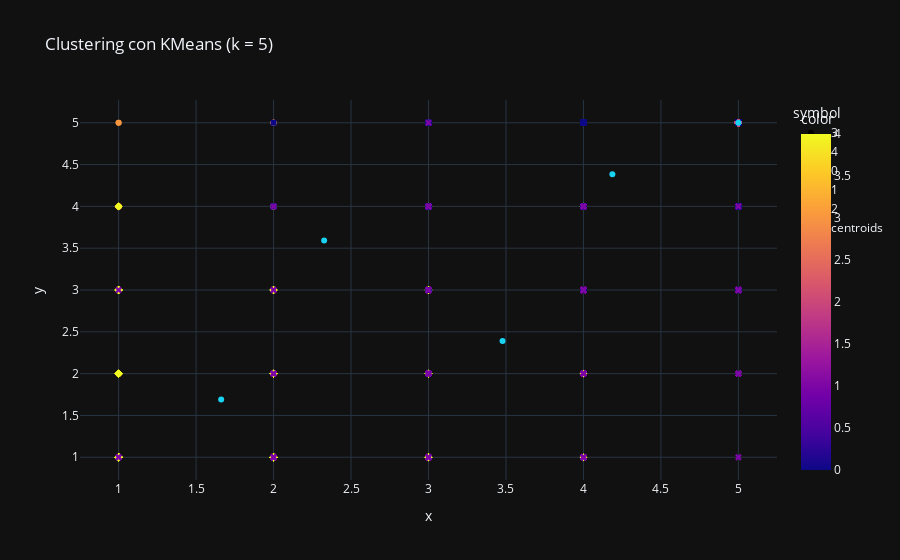

Notebook code cell kept with this figure:
### Code cell
px.scatter(X,
           x = X[:, 2],
           y = X[:, 5],
           color = kmeans_m.labels_,
           symbol = kmeans_m.labels_,
           title = "Clustering con KMeans (k = 5)",
           template = 'plotly_dark')\
           .add_trace(go.Scatter(x = kmeans_m.cluster_centers_[:, 2],
                                 y = kmeans_m.cluster_centers_[:, 5],
                                 mode = 'markers',
                                 name = 'centroids'))

### Figure 1 — Plotly figure (JSON) as saved in the notebook; plotly's stock layout.template omitted (floating-point values rounded to 4 significant figures; data arrays with more than 128 entries replaced by an {"elided": "..."} marker saying what was removed)
{"data": [{"hovertemplate": "symbol=3<br>x=%{x}<br>y=%{y}<br>color=%{marker.color}<extra></extra>", "legendgroup": "3", "marker": {"color": [3, 3, 3, 3, 3, 3, 3, 3, 3, 3, 3, 3, 3, 3, 3, 3, 3, 3, 3, 3, 3, 3, 3, 3, 3, 3, 3, 3, 3, 3, 3, 3, 3, 3, 3, 3, 3, 3, 3, 3, 3, 3, 3, 3, 3, 3, 3, 3, 3, 3, 3, 3, 3, 3, 3, 3, 3, 3, 3, 3, 3, 3, 3, 3, 3, 3, 3, 3, 3, 3, 3, 3, 3, 3, 3, 3, 3, 3, 3, 3, 3, 3, 3, 3, 3, 3, 3, 3, 3, 3, 3, 3, 3, 3, 3, 3, 3, 3], "coloraxis": "coloraxis", "symbol": "circle"}, "mode": "markers", "name": "3", "orientation": "v", "showlegend": true, "type": "scatter", "x": [4, 1, 2, 2, 3, 4, 1, 3, 2, 3, 1, 2, 1, 1, 4, 2, 1, 1, 2, 1, 4, 2, 5, 3, 1, 3, 1, 4, 1, 2, 1, 2, 1, 1, 2, 3, 3, 1, 3, 4, 3, 3, 2, 1, 3, 3, 2, 4, 4, 2, 2, 2, 1, 3, 3, 3, 2, 5, 1, 2, 3, 3, 1, 4, 1, 2, 3, 3, 4, 2, 3, 4, 2, 2, 1, 1, 2, 1, 3, 2, 2, 4, 2, 1, 2, 2, 2, 2, 3, 4, 2, 3, 2, 3, 1, 3, 2, 2], "xaxis": "x", "y": [4, 4, 4, 5, 4, 5, 3, 4, 5, 4, 4, 4, 3, 4, 3, 4, 1, 2, 4, 4, 4, 4, 3, 4, 4, 3, 4, 4, 5, 5, 4, 4, 4, 4, 2, 4, 4, 4, 3, 3, 3, 2, 5, 4, 4, 3, 2, 3, 4, 3, 4, 3, 3, 3, 4, 3, 4, 4, 4, 5, 5, 4, 2, 4, 2, 4, 3, 5, 5, 5, 3, 5, 3, 4, 5, 4, 3, 1, 5, 4, 3, 4, 2, 3, 2, 4, 4, 2, 3, 4, 2, 3, 2, 5, 4, 2, 3, 3], "yaxis": "y"}, {"hovertemplate": "symbol=4<br>x=%{x}<br>y=%{y}<br>color=%{marker.color}<extra></extra>", "legendgroup": "4", "marker": {"color": {"elided": "139 int values"}, "coloraxis": "coloraxis", "symbol": "diamond"}, "mode": "markers", "name": "4", "orientation": "v", "showlegend": true, "type": "scatter", "x": {"elided": "139 int values"}, "xaxis": "x", "y": {"elided": "139 int values"}, "yaxis": "y"}, {"hovertemplate": "symbol=0<br>x=%{x}<br>y=%{y}<br>color=%{marker.color}<extra></extra>", "legendgroup": "0", "marker": {"color": [0, 0, 0, 0, 0, 0, 0, 0, 0, 0, 0, 0, 0, 0, 0, 0, 0, 0, 0, 0, 0, 0, 0, 0, 0, 0, 0, 0, 0, 0, 0, 0, 0, 0, 0, 0, 0, 0, 0, 0, 0, 0, 0, 0, 0, 0, 0, 0, 0, 0, 0, 0, 0, 0, 0, 0, 0, 0, 0, 0, 0, 0, 0, 0, 0, 0, 0, 0, 0, 0, 0, 0, 0, 0, 0, 0, 0, 0, 0, 0, 0, 0, 0, 0, 0, 0, 0, 0, 0, 0, 0], "coloraxis": "coloraxis", "symbol": "square"}, "mode": "markers", "name": "0", "orientation": "v", "showlegend": true, "type": "scatter", "x": [4, 5, 3, 5, 3, 5, 5, 5, 5, 4, 4, 4, 4, 4, 4, 3, 4, 4, 5, 5, 2, 3, 5, 4, 5, 5, 5, 5, 5, 4, 4, 3, 5, 3, 4, 4, 5, 5, 4, 5, 5, 4, 5, 3, 5, 5, 4, 4, 5, 4, 3, 4, 5, 5, 3, 3, 2, 4, 2, 4, 4, 5, 4, 4, 3, 5, 5, 4, 4, 5, 5, 4, 4, 5, 5, 5, 5, 5, 3, 5, 5, 4, 3, 3, 5, 4, 4, 4, 5, 3, 3], "xaxis": "x", "y": [5, 5, 5, 4, 2, 3, 5, 3, 5, 4, 4, 3, 5, 5, 3, 5, 5, 3, 4, 5, 4, 4, 5, 4, 5, 5, 5, 4, 5, 4, 3, 5, 5, 4, 4, 5, 5, 4, 5, 4, 5, 4, 5, 5, 4, 5, 5, 3, 5, 3, 4, 5, 4, 5, 3, 5, 5, 5, 4, 5, 4, 5, 4, 3, 3, 5, 3, 5, 5, 5, 5, 5, 4, 5, 5, 5, 5, 5, 4, 5, 5, 4, 4, 3, 4, 5, 5, 5, 5, 4, 4], "yaxis": "y"}, {"hovertemplate": "symbol=1<br>x=%{x}<br>y=%{y}<br>color=%{marker.color}<extra></extra>", "legendgroup": "1", "marker": {"color": [1, 1, 1, 1, 1, 1, 1, 1, 1, 1, 1, 1, 1, 1, 1, 1, 1, 1, 1, 1, 1, 1, 1, 1, 1, 1, 1, 1, 1, 1, 1, 1, 1, 1, 1, 1, 1, 1, 1, 1, 1, 1, 1, 1, 1, 1, 1, 1, 1, 1, 1, 1, 1, 1, 1, 1, 1, 1, 1, 1, 1, 1, 1, 1, 1, 1, 1, 1, 1, 1, 1, 1, 1, 1, 1, 1, 1, 1, 1, 1, 1, 1, 1, 1, 1, 1, 1, 1, 1, 1, 1, 1, 1, 1, 1, 1, 1, 1, 1, 1, 1, 1, 1, 1, 1, 1, 1, 1, 1, 1, 1, 1, 1], "coloraxis": "coloraxis", "symbol": "x"}, "mode": "markers", "name": "1", "orientation": "v", "showlegend": true, "type": "scatter", "x": [5, 4, 4, 5, 3, 4, 3, 4, 2, 4, 3, 3, 5, 4, 4, 4, 4, 3, 4, 3, 4, 5, 3, 2, 2, 2, 3, 3, 4, 4, 4, 3, 4, 2, 5, 3, 3, 4, 5, 3, 4, 3, 4, 4, 3, 3, 4, 5, 2, 4, 4, 3, 4, 4, 4, 3, 3, 3, 1, 2, 1, 5, 3, 3, 5, 4, 3, 5, 3, 4, 2, 4, 4, 4, 2, 2, 3, 4, 3, 4, 4, 3, 2, 5, 2, 3, 4, 4, 4, 2, 4, 4, 3, 4, 4, 4, 5, 3, 5, 3, 5, 3, 4, 4, 2, 1, 5, 2, 4, 2, 4, 4, 3], "xaxis": "x", "y": [2, 1, 2, 3, 2, 4, 2, 2, 4, 3, 1, 2, 4, 3, 3, 3, 3, 1, 3, 3, 2, 2, 4, 1, 1, 1, 2, 2, 3, 3, 1, 3, 2, 2, 2, 2, 2, 1, 3, 2, 4, 3, 2, 3, 2, 1, 2, 2, 1, 2, 4, 2, 3, 2, 2, 2, 1, 3, 1, 3, 3, 3, 4, 1, 3, 4, 1, 4, 2, 3, 2, 3, 2, 3, 2, 3, 2, 2, 4, 1, 1, 5, 1, 3, 2, 4, 2, 2, 3, 1, 4, 3, 3, 1, 1, 4, 3, 4, 2, 1, 1, 2, 3, 2, 2, 1, 3, 1, 3, 1, 4, 4, 4], "yaxis": "y"}, {"hovertemplate": "symbol=2<br>x=%{x}<br>y=%{y}<br>color=%{marker.color}<extra></extra>", "legendgroup": "2", "marker": {"color": [2, 2, 2, 2, 2, 2, 2, 2, 2, 2, 2, 2, 2, 2, 2, 2, 2, 2, 2, 2, 2, 2, 2, 2, 2, 2, 2, 2, 2, 2, 2, 2, 2, 2, 2, 2, 2, 2, 2, 2, 2, 2, 2, 2, 2, 2, 2, 2, 2, 2, 2, 2, 2, 2, 2, 2, 2, 2, 2, 2, 2, 2], "coloraxis": "coloraxis", "symbol": "cross"}, "mode": "markers", "name": "2", "orientation": "v", "showlegend": true, "type": "scatter", "x": [5, 5, 5, 5, 5, 5, 5, 5, 5, 5, 5, 5, 5, 5, 5, 5, 5, 5, 5, 5, 5, 5, 5, 5, 5, 5, 5, 5, 5, 5, 5, 5, 5, 5, 5, 5, 5, 5, 5, 5, 5, 5, 5, 5, 5, 5, 5, 5, 5, 5, 5, 5, 5, 5, 5, 5, 5, 5, 5, 5, 5, 5], "xaxis": "x", "y": [5, 5, 5, 5, 5, 5, 5, 5, 5, 5, 5, 5, 5, 5, 5, 5, 5, 5, 5, 5, 5, 5, 5, 5, 5, 5, 5, 5, 5, 5, 5, 5, 5, 5, 5, 5, 5, 5, 5, 5, 5, 5, 5, 5, 5, 5, 5, 5, 5, 5, 5, 5, 5, 5, 5, 5, 5, 5, 5, 5, 5, 5], "yaxis": "y"}, {"mode": "markers", "name": "centroids", "type": "scatter", "x": [4.187, 3.478, 5.0, 2.327, 1.662], "y": [4.385, 2.389, 5.0, 3.592, 1.691]}], "layout": {"coloraxis": {"colorbar": {"title": {"text": "color"}}, "colorscale": [[0, "#0d0887"], [0.1111, "#46039f"], [0.2222, "#7201a8"], [0.3333, "#9c179e"], [0.4444, "#bd3786"], [0.5556, "#d8576b"], [0.6667, "#ed7953"], [0.7778, "#fb9f3a"], [0.8889, "#fdca26"], [1, "#f0f921"]]}, "legend": {"title": {"text": "symbol"}, "tracegroupgap": 0}, "title": {"text": "Clustering con KMeans (k = 5)"}, "xaxis": {"anchor": "y", "domain": [0, 1], "title": {"text": "x"}}, "yaxis": {"anchor": "x", "domain": [0, 1], "title": {"text": "y"}}}}
